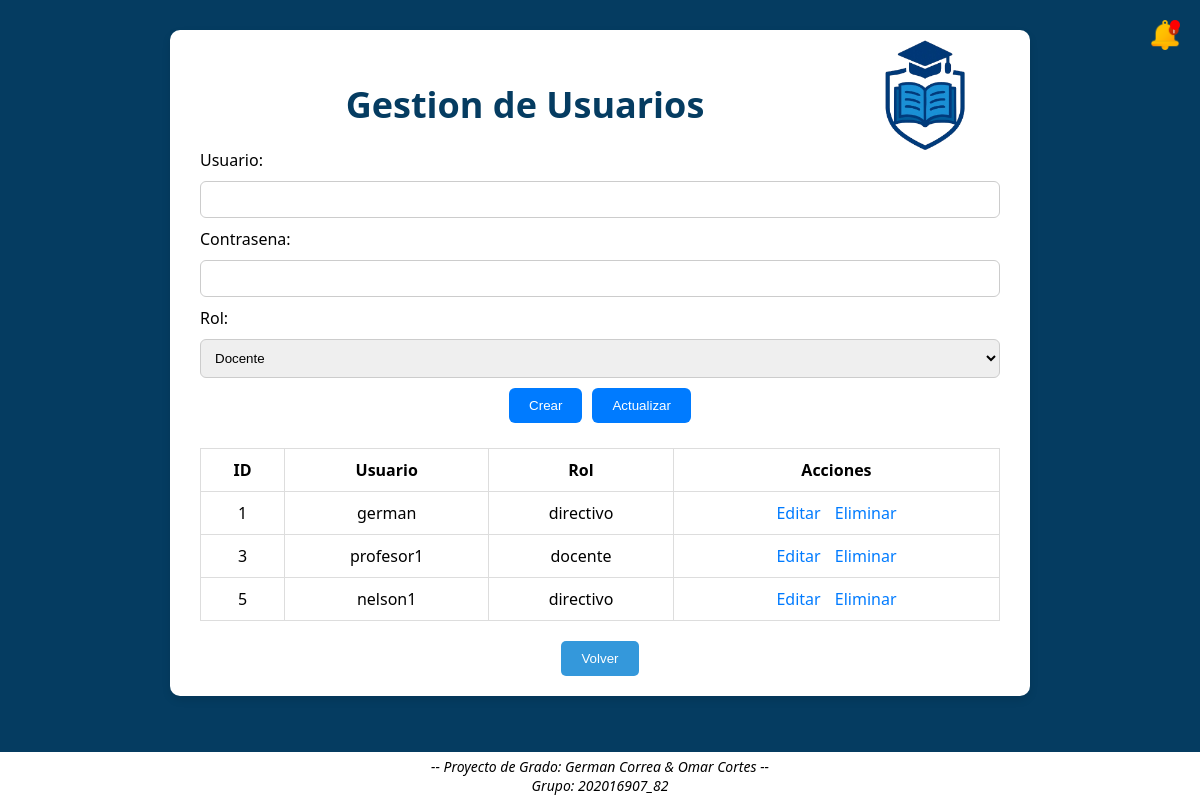
The app's page /usuarios.php with its own data.
### tables this page shows
CREATE TABLE `usuarios` (
  `id` int(11) NOT NULL,
  `nombre_usuario` varchar(50) NOT NULL,
  `contrasena` varchar(255) NOT NULL,
  `rol` enum('docente','directivo') NOT NULL
);

### usuarios.php (the view, shortened to what this page needs)
<?php
include("notificar.php");
$editar = null;
?>
<!DOCTYPE html>
<html lang="es">
<head>
    <link rel="stylesheet" href="css/estilo.css">
</head>
<body style="background:#053c61">
<?php
$notificaciones = $conexion->query("SELECT * FROM notificaciones ORDER BY fecha DESC LIMIT 5");
?>
<div style="position: absolute; top: 20px; right: 20px;">
    <div style="position: relative; display: inline-block;">
        <img src="img/campana.png" alt="Notificaciones" style="width: 30px; cursor: pointer;" onclick="document.getElementById('notifBox').classList.toggle('show')">
        <?php if ($notificaciones->num_rows > 0): ?>
            <span class="dot" style="
                background: red;
                border-radius: 50%;
                width: 10px;
                height: 10px;
                position: absolute;
                top: 0;
                right: 0;
            "></span>
        <?php endif; ?>
    </div>
</div>
<div class="container">
<img src="images/logo.png" width="150px" align="right" style="margin-bottom: -30px; margin-top: -30px; " />
 <h2 style="color:#053c61; font-size:36px">Gestion de Usuarios</h2>
    <form method="POST" onsubmit="return confirmarAccion(this);">
        <label>Usuario:</label>
        <input type="text" name="usuario" value="<?= $editar['nombre_usuario'] ?? '' ?>" required>
        <label>Contrasena:</label>
        <input type="password" name="contrasena" value="<?= $editar['contrasena'] ?? '' ?>" required>
        <label>Rol:</label>
        <select name="rol" required>
            <option value="docente" <?= ($editar['rol'] ?? '') == 'docente' ? 'selected' : '' ?>>Docente</option>
        </select>
        <div class="btns">
            <button type="submit" name="crear">Crear</button>
            <button type="submit" name="actualizar">Actualizar</button>
        </div>
    </form>
    <table>
        <thead>
            <tr>
                <th>ID</th><th>Usuario</th><th>Rol</th><th>Acciones</th>
            </tr>
        </thead>
        <tbody>
            <?php
            $resultado = $conexion->query("SELECT * FROM usuarios");
            while ($row = $resultado->fetch_assoc()) {
                echo "<tr>
                    <td>{$row['id']}</td>
                    <td>{$row['nombre_usuario']}</td>
                    <td>{$row['rol']}</td>
                    <td>
                        <a href='usuarios.php?editar={$row['id']}'>Editar</a>
                        <a href='usuarios.php?eliminar={$row['id']}' onclick='return confirmarEliminar();'>Eliminar</a>
                    </td>
                </tr>";
            }
            ?>
        </tbody>
    </table>
    <div style="margin-top: 20px; text-align: center;">
        <a href="dashboard.php">
            <button style="padding: 10px 20px; background-color: #3498db; color: white; border: none; border-radius: 5px; cursor: pointer;">
                Volver
            </button>
        </a>
    </div>
</div>
</body>
<footer style=" position: fixed; bottom: 0;  width: 100%;  background-color: #ffffff;   left: 0;
  color: black;  text-align: center;   padding: 5px 0;   font-family: 'Segoe UI', sans-serif;
  font-size: 14px; font-style: italic;"> -- Proyecto de Grado: German Correa & Omar Cortes --<br> Grupo: 202016907_82
</footer>
</html>

### css/estilo.css (style rules this page uses)
body { font-family: 'Segoe UI', sans-serif; background-color: #053c61; margin: 0; padding: 0; }
.container { background: white; max-width: 800px; margin: 30px auto; padding: 20px 30px; border-radius: 10px; box-shadow: 0 4px 8px rgba(0,0,0,0.1); }
h1, h2 { color: #053c61; text-align: center; margin-bottom: 20px; }
form { display: flex; flex-direction: column; gap: 10px; }
input[type="text"], input[type="password"], input[type="number"], select { padding: 10px; border: 1px solid #ccc; border-radius: 6px; width: 100%; box-sizing: border-box; }
.btns { display: flex; gap: 10px; justify-content: center; }
button, .button { padding: 10px 20px; background-color: #007bff; color: white; border: none; border-radius: 6px; cursor: pointer; text-decoration: none; display: inline-block; text-align: center; }
table { width: 100%; border-collapse: collapse; margin-top: 25px; }
th, td { padding: 10px; border: 1px solid #ddd; text-align: center; }
a { margin: 0 5px; text-decoration: none; color: #007bff; }

### records on screen
usuarios: id "1", nombre_usuario "german", rol "directivo"
usuarios: id "3", nombre_usuario "profesor1", rol "docente"
usuarios: id "5", nombre_usuario "nelson1", rol "directivo"
